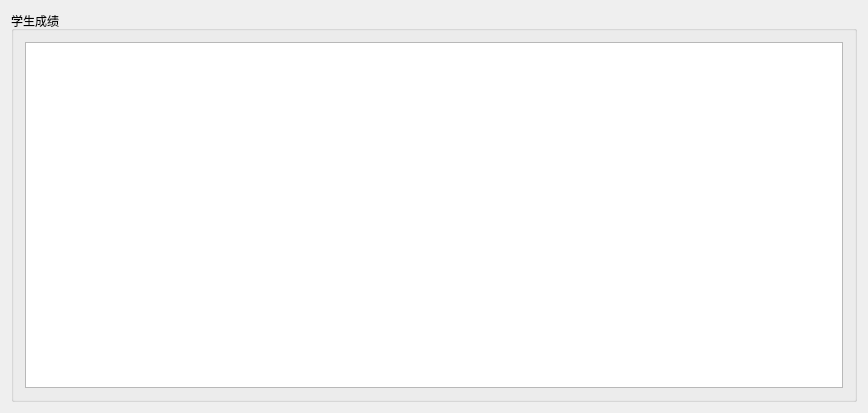
<?xml version="1.0" encoding="UTF-8"?>
<ui version="4.0">
 <class>ScoreReport</class>
 <widget class="QDialog" name="ScoreReport">
  <property name="geometry">
   <rect>
	<x>0</x>
	<y>0</y>
	<width>868</width>
	<height>413</height>
   </rect>
  </property>
  <property name="windowTitle">
   <string>成绩查询</string>
  </property>
  <layout class="QHBoxLayout" name="horizontalLayout">
   <item>
	<widget class="QGroupBox" name="groupBox">
	 <property name="title">
	  <string>学生成绩</string>
	 </property>
	 <layout class="QHBoxLayout" name="horizontalLayout_2">
	  <item>
	   <widget class="QTableView" name="tableView"/>
	  </item>
	 </layout>
	</widget>
   </item>
  </layout>
 </widget>
 <layoutdefault spacing="6" margin="11"/>
 <resources/>
 <connections/>
</ui>
